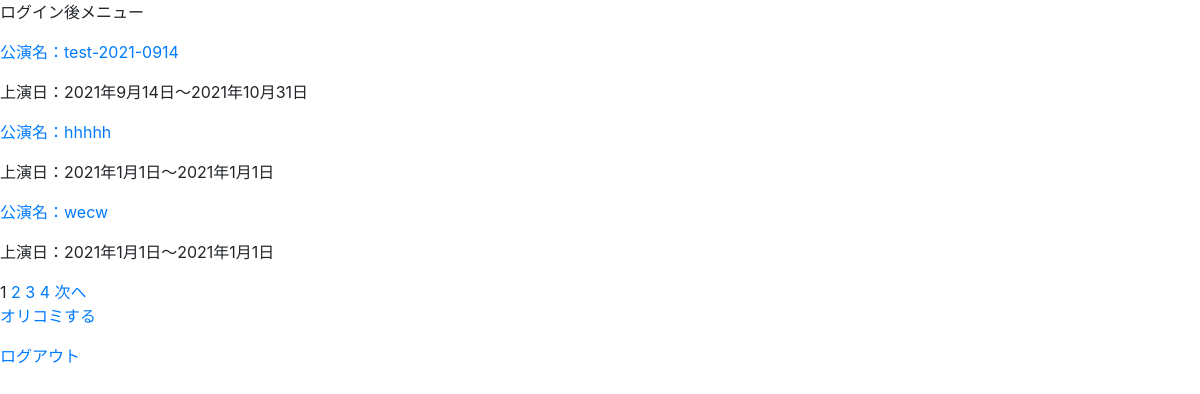
Screenshot of /menu/ (signed in) with the database file from the repository.
### orikomi/models.py (models this page shows, shortened)
class Orikomi(models.Model):
    user = models.ForeignKey(CustomUser, verbose_name='ユーザー', on_delete=models.PROTECT)
    title = models.CharField(verbose_name='公演名', max_length=150)
    start_day = models.DateField(verbose_name='上演開始日')
    end_day = models.DateField(verbose_name='上演終了日')
    area = models.ForeignKey(Area, verbose_name='上演地域', to_field='area', on_delete=models.PROTECT)
    genre = models.ForeignKey(Genre, verbose_name='ジャンル', to_field='genre', on_delete=models.PROTECT)
    front_imege = models.ImageField(verbose_name='チラシ表面')
    back_image = models.ImageField(verbose_name='チラシ裏面', blank=True, null=True)
    created_at = models.DateTimeField(verbose_name='作成日時', auto_now_add=True)
    updated_at = models.DateTimeField(verbose_name='更新日時', auto_now=True)
    class Meta:
        verbose_name_plural='orikomi'

### orikomi/views.py (the view)
# urls.py: path('menu/', MenuView.as_view(), name='menu'),
class MenuView(LoginRequiredMixin, ListView):
    model = Orikomi
    template_name = 'menu.html'
    paginate_by = 3
    def get_queryset(self):
        qs = Orikomi.objects.filter(user=self.request.user).order_by('-created_at')
        return qs

### templates/menu.html (shortened to what this page needs)
{% extends 'base.html' %}
{% block content %}
<p>ログイン後メニュー</p>
{% for item in object_list %}
<p><a href="{% url 'orikomi:orikomi_detail' item.pk %}">公演名：{{ item.title }}</a></p>
<p>上演日：{{ item.start_day }}〜{{ item.end_day }}</p>
{% empty %}
<p>折り込みがありません。</p>
{% endfor %}
{% if is_paginated %}
<nav>
  {% for num in paginator.page_range %}
  {% if page_obj.number == num %}
  <span>{{ num }}</span>
  {% else %}
  <a href="?page={{ num }}">{{ num }}</a>
  {% endif %}
  {% endfor %}
  {% if page_obj.has_next %}
  <a href="?page={{ page_obj.next_page_number }}">次へ</a>
  {% endif %}
</nav>
{% endif %}
<p><a href="{% url 'orikomi:orikomi_create' %}">オリコミする</a></p>
<p><a href="{% url 'account_logout' %}">ログアウト</a></p>
{% endblock content %}

### rows the page displays
Orikomi: title "test-2021-0914", start_day "2021年9月14日", end_day "2021年10月31日"
Orikomi: title "hhhhh", start_day "2021年1月1日", end_day "2021年1月1日"
Orikomi: title "wecw", start_day "2021年1月1日", end_day "2021年1月1日"

### other values shown
{{ num }} "1"
{{ num }} "2" "3" "4"
